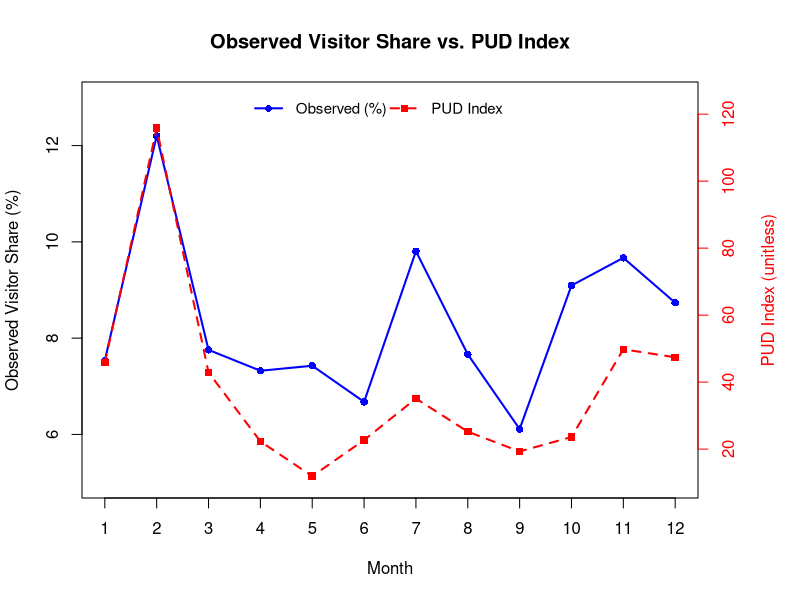

R code for this plot:
# 1. Data Input

# Observed (%) data: aggregated monthly visitor counts from 2008–2017,
# converted to percentage of total decadal visitors per month.
# These values represent the normalized monthly visitor distribution (%).
observed <- c(7.536223775, 12.20303602, 7.755804044, 7.322822043, 7.427165179,
              6.676171399, 9.805397827, 7.663689469, 6.111759555, 9.094154283,
              9.668728585, 8.735047816)

# PUD Index data: monthly photographic activity values extracted from geotagged photo metadata.
# Each value represents the raw index (number of photos) per month, not normalized.
pud <- c(45.8, 115.8, 42.9, 22.3, 11.9, 22.7, 35.1, 25.2, 19.3, 23.6, 49.8, 47.4)

month <- 1:12

# 2. Plotting Setup
par(mar = c(5, 4, 4, 5) + 0.1)  # Adjust margin space, add more room on the right side

# 3. Left Y-axis: Observed (%)
plot(month, observed, type = "o", col = "blue", pch = 16, lwd = 2,
     ylim = c(5, 13), xaxt = "n", xlab = "Month", ylab = "Observed Visitor Share (%)",
     main = "Observed Visitor Share vs. PUD Index", cex.main = 1.2)
axis(1, at = month)

# 4. Add Right Y-axis: PUD Index
par(new = TRUE)
plot(month, pud, type = "o", col = "red", pch = 15, lty = 2, lwd = 2,
     axes = FALSE, xlab = "", ylab = "", ylim = c(10, 125))
axis(4, col = "red", col.axis = "red")
mtext("PUD Index (unitless)", side = 4, line = 3, col = "red")

# 5. Add Legend (centered at bottom of the chart)
legend("top", inset = 0.02,
       legend = c("Observed (%)", "PUD Index"),
       col = c("blue", "red"), pch = c(16, 15), lty = c(1, 2), lwd = 2,
       bty = "n", horiz = TRUE, cex = 0.9)

# 6. Pearson Correlation Analysis

correlation_result <- cor.test(observed, pud, method = "pearson")

# Print the results
print(correlation_result)
